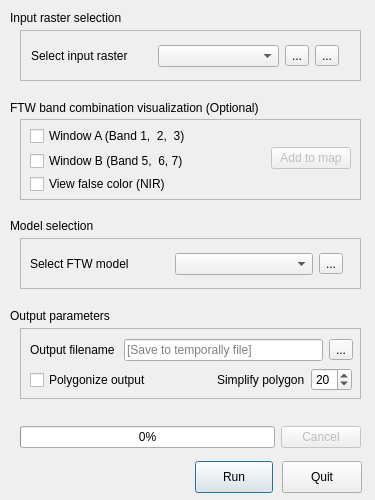
<?xml version="1.0" encoding="UTF-8"?>
<ui version="4.0">
 <class>FTWDialogBase</class>
 <widget class="QDialog" name="FTWDialogBase">
  <property name="geometry">
   <rect>
    <x>0</x>
    <y>0</y>
    <width>375</width>
    <height>500</height>
   </rect>
  </property>
  <property name="sizePolicy">
   <sizepolicy hsizetype="Fixed" vsizetype="Fixed">
    <horstretch>0</horstretch>
    <verstretch>0</verstretch>
   </sizepolicy>
  </property>
  <property name="minimumSize">
   <size>
    <width>375</width>
    <height>500</height>
   </size>
  </property>
  <property name="maximumSize">
   <size>
    <width>375</width>
    <height>500</height>
   </size>
  </property>
  <property name="windowTitle">
   <string>Fields of The World</string>
  </property>
  <widget class="QPushButton" name="run_button">
   <property name="geometry">
    <rect>
     <x>195</x>
     <y>461</y>
     <width>78</width>
     <height>32</height>
    </rect>
   </property>
   <property name="mouseTracking">
    <bool>false</bool>
   </property>
   <property name="text">
    <string>Run</string>
   </property>
   <property name="checkable">
    <bool>false</bool>
   </property>
  </widget>
  <widget class="QPushButton" name="quit_button">
   <property name="geometry">
    <rect>
     <x>282</x>
     <y>461</y>
     <width>80</width>
     <height>32</height>
    </rect>
   </property>
   <property name="text">
    <string>Quit</string>
   </property>
  </widget>
  <widget class="QLabel" name="label_3">
   <property name="geometry">
    <rect>
     <x>10</x>
     <y>100</y>
     <width>351</width>
     <height>16</height>
    </rect>
   </property>
   <property name="text">
    <string>FTW band combination visualization (Optional)</string>
   </property>
  </widget>
  <widget class="QFrame" name="frame">
   <property name="geometry">
    <rect>
     <x>20</x>
     <y>30</y>
     <width>341</width>
     <height>51</height>
    </rect>
   </property>
   <property name="frameShape">
    <enum>QFrame::StyledPanel</enum>
   </property>
   <property name="frameShadow">
    <enum>QFrame::Raised</enum>
   </property>
   <widget class="QWidget" name="layoutWidget">
    <property name="geometry">
     <rect>
      <x>11</x>
      <y>10</y>
      <width>308</width>
      <height>32</height>
     </rect>
    </property>
    <layout class="QHBoxLayout" name="horizontalLayout">
     <item>
      <widget class="QLabel" name="label">
       <property name="text">
        <string>Select input raster</string>
       </property>
      </widget>
     </item>
     <item>
      <widget class="QComboBox" name="raster_name"/>
     </item>
     <item>
      <widget class="QToolButton" name="raster_path">
       <property name="text">
        <string>...</string>
       </property>
      </widget>
     </item>
     <item>
      <widget class="QToolButton" name="toolButton">
       <property name="text">
        <string>...</string>
       </property>
       <property name="icon">
        <iconset>
         <normaloff>:/plugins/ftw_plugin/download_2.png</normaloff>:/plugins/ftw_plugin/download_2.png</iconset>
       </property>
       <property name="iconSize">
        <size>
         <width>16</width>
         <height>12</height>
        </size>
       </property>
      </widget>
     </item>
    </layout>
   </widget>
  </widget>
  <widget class="QFrame" name="frame_2">
   <property name="geometry">
    <rect>
     <x>20</x>
     <y>119</y>
     <width>341</width>
     <height>81</height>
    </rect>
   </property>
   <property name="frameShape">
    <enum>QFrame::StyledPanel</enum>
   </property>
   <property name="frameShadow">
    <enum>QFrame::Raised</enum>
   </property>
   <widget class="QCheckBox" name="win_a">
    <property name="geometry">
     <rect>
      <x>10</x>
      <y>7</y>
      <width>171</width>
      <height>20</height>
     </rect>
    </property>
    <property name="text">
     <string>Window A (Band 1,  2,  3)</string>
    </property>
   </widget>
   <widget class="QCheckBox" name="win_b">
    <property name="geometry">
     <rect>
      <x>10</x>
      <y>32</y>
      <width>191</width>
      <height>20</height>
     </rect>
    </property>
    <property name="text">
     <string>Window B (Band 5,  6, 7)</string>
    </property>
   </widget>
   <widget class="QCheckBox" name="nir">
    <property name="geometry">
     <rect>
      <x>10</x>
      <y>55</y>
      <width>161</width>
      <height>20</height>
     </rect>
    </property>
    <property name="text">
     <string>View false color (NIR)</string>
    </property>
   </widget>
   <widget class="QWidget" name="layoutWidget">
    <property name="geometry">
     <rect>
      <x>182</x>
      <y>23</y>
      <width>149</width>
      <height>32</height>
     </rect>
    </property>
    <layout class="QHBoxLayout" name="horizontalLayout_7">
     <item>
      <spacer name="horizontalSpacer_2">
       <property name="orientation">
        <enum>Qt::Horizontal</enum>
       </property>
       <property name="sizeHint" stdset="0">
        <size>
         <width>28</width>
         <height>20</height>
        </size>
       </property>
      </spacer>
     </item>
     <item>
      <widget class="QPushButton" name="add_map">
       <property name="enabled">
        <bool>false</bool>
       </property>
       <property name="text">
        <string>Add to map</string>
       </property>
      </widget>
     </item>
    </layout>
   </widget>
  </widget>
  <widget class="QLabel" name="label_4">
   <property name="geometry">
    <rect>
     <x>10</x>
     <y>10</y>
     <width>351</width>
     <height>16</height>
    </rect>
   </property>
   <property name="text">
    <string>Input raster selection</string>
   </property>
  </widget>
  <widget class="QFrame" name="frame_3">
   <property name="geometry">
    <rect>
     <x>20</x>
     <y>238</y>
     <width>341</width>
     <height>51</height>
    </rect>
   </property>
   <property name="frameShape">
    <enum>QFrame::StyledPanel</enum>
   </property>
   <property name="frameShadow">
    <enum>QFrame::Raised</enum>
   </property>
   <widget class="QWidget" name="layoutWidget">
    <property name="geometry">
     <rect>
      <x>10</x>
      <y>10</y>
      <width>313</width>
      <height>32</height>
     </rect>
    </property>
    <layout class="QHBoxLayout" name="horizontalLayout_2">
     <item>
      <widget class="QLabel" name="label_2">
       <property name="text">
        <string>Select FTW model </string>
       </property>
      </widget>
     </item>
     <item>
      <widget class="QComboBox" name="model_name"/>
     </item>
     <item>
      <widget class="QToolButton" name="model_path">
       <property name="text">
        <string>...</string>
       </property>
      </widget>
     </item>
    </layout>
   </widget>
  </widget>
  <widget class="QLabel" name="label_5">
   <property name="geometry">
    <rect>
     <x>10</x>
     <y>218</y>
     <width>351</width>
     <height>16</height>
    </rect>
   </property>
   <property name="text">
    <string>Model selection</string>
   </property>
  </widget>
  <widget class="QWidget" name="layoutWidget">
   <property name="geometry">
    <rect>
     <x>20</x>
     <y>421</y>
     <width>341</width>
     <height>32</height>
    </rect>
   </property>
   <layout class="QHBoxLayout" name="horizontalLayout_3">
    <item>
     <widget class="QProgressBar" name="progress_bar">
      <property name="value">
       <number>0</number>
      </property>
     </widget>
    </item>
    <item>
     <widget class="QPushButton" name="cancel_button">
      <property name="enabled">
       <bool>false</bool>
      </property>
      <property name="text">
       <string>Cancel</string>
      </property>
     </widget>
    </item>
   </layout>
  </widget>
  <widget class="QFrame" name="frame_4">
   <property name="geometry">
    <rect>
     <x>20</x>
     <y>328</y>
     <width>341</width>
     <height>71</height>
    </rect>
   </property>
   <property name="frameShape">
    <enum>QFrame::StyledPanel</enum>
   </property>
   <property name="frameShadow">
    <enum>QFrame::Raised</enum>
   </property>
   <widget class="QWidget" name="layoutWidget">
    <property name="geometry">
     <rect>
      <x>10</x>
      <y>38</y>
      <width>322</width>
      <height>28</height>
     </rect>
    </property>
    <layout class="QHBoxLayout" name="horizontalLayout_6">
     <item>
      <widget class="QCheckBox" name="polygonize_flag">
       <property name="text">
        <string>Polygonize output</string>
       </property>
      </widget>
     </item>
     <item>
      <spacer name="horizontalSpacer">
       <property name="orientation">
        <enum>Qt::Horizontal</enum>
       </property>
       <property name="sizeHint" stdset="0">
        <size>
         <width>28</width>
         <height>20</height>
        </size>
       </property>
      </spacer>
     </item>
     <item>
      <widget class="QLabel" name="label_9">
       <property name="text">
        <string>Simplify polygon</string>
       </property>
      </widget>
     </item>
     <item>
      <widget class="QSpinBox" name="simplify_polygon">
       <property name="value">
        <number>20</number>
       </property>
      </widget>
     </item>
    </layout>
   </widget>
   <widget class="QWidget" name="layoutWidget">
    <property name="geometry">
     <rect>
      <x>10</x>
      <y>10</y>
      <width>323</width>
      <height>24</height>
     </rect>
    </property>
    <layout class="QHBoxLayout" name="horizontalLayout_5">
     <item>
      <widget class="QLabel" name="label_8">
       <property name="text">
        <string>Output filename </string>
       </property>
      </widget>
     </item>
     <item>
      <widget class="QLineEdit" name="output_name">
       <property name="minimumSize">
        <size>
         <width>175</width>
         <height>0</height>
        </size>
       </property>
       <property name="placeholderText">
        <string>[Save to temporally file]</string>
       </property>
      </widget>
     </item>
     <item>
      <widget class="QToolButton" name="output_path">
       <property name="text">
        <string>...</string>
       </property>
      </widget>
     </item>
    </layout>
   </widget>
  </widget>
  <widget class="QLabel" name="label_7">
   <property name="geometry">
    <rect>
     <x>10</x>
     <y>308</y>
     <width>351</width>
     <height>16</height>
    </rect>
   </property>
   <property name="text">
    <string>Output parameters</string>
   </property>
  </widget>
  <zorder>frame</zorder>
  <zorder>frame_2</zorder>
  <zorder>frame_3</zorder>
  <zorder>run_button</zorder>
  <zorder>quit_button</zorder>
  <zorder>label_3</zorder>
  <zorder>label_4</zorder>
  <zorder>label_5</zorder>
  <zorder>layoutWidget</zorder>
  <zorder>frame_4</zorder>
  <zorder>label_7</zorder>
 </widget>
 <resources/>
 <connections/>
</ui>
